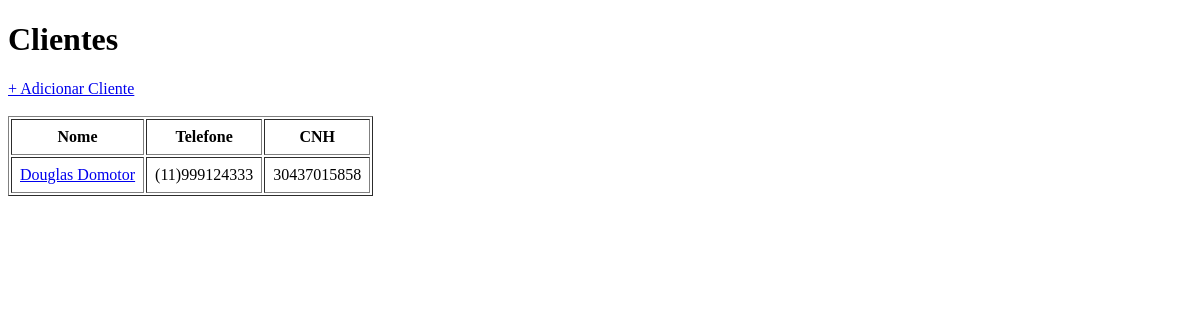
Before: /clients/ with the older database file.
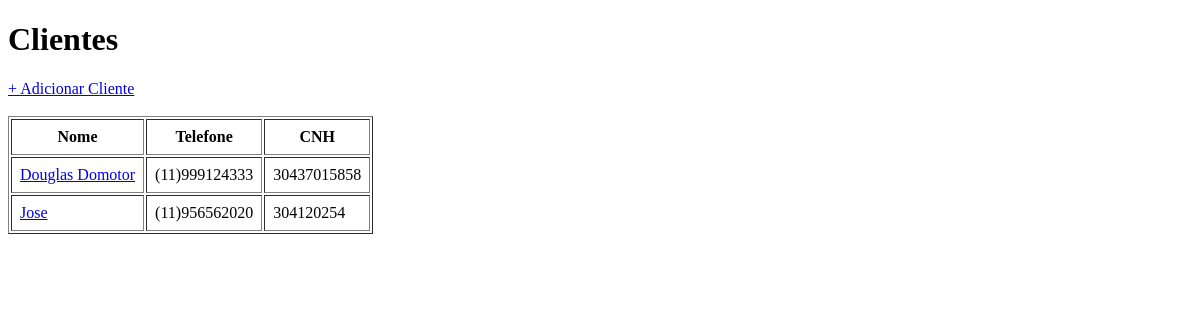
After: the same page with the newer database file.
### clients/models.py (models this page shows, shortened)
class Client(models.Model):
    name = models.CharField(max_length=100)
    phone = models.CharField(max_length=20)
    cnh = models.CharField(max_length=20, unique=True)

### clients/views.py (the view)
# urls.py: path('', views.client_list, name='client_list'),
def client_list(request):
    clients = Client.objects.all()
    return render(request, 'clients/client_list.html', {'clients': clients})

### clients/templates/clients/client_list.html (shortened to what this page needs)
<!DOCTYPE html>
<html lang="pt-BR">
<head>
</head>
<body>
    <h1>Clientes</h1>
    <a href="{% url 'client_create' %}">+ Adicionar Cliente</a>
    <br><br>
    <table border="1" cellpadding="8">
        <tr>
            <th>Nome</th>
            <th>Telefone</th>
            <th>CNH</th>
        </tr>
        {% for client in clients %}
        <tr>
            <td><a href="{% url 'client_detail' client.id %}">{{ client.name }}</a></td>
            <td>{{ client.phone }}</td>
            <td>{{ client.cnh }}</td>
        </tr>
        {% endfor %}
    </table>
</body>
</html>

Changed rows visible on the page:
added Client: name "Jose", phone "(11)956562020", cnh "304120254"
